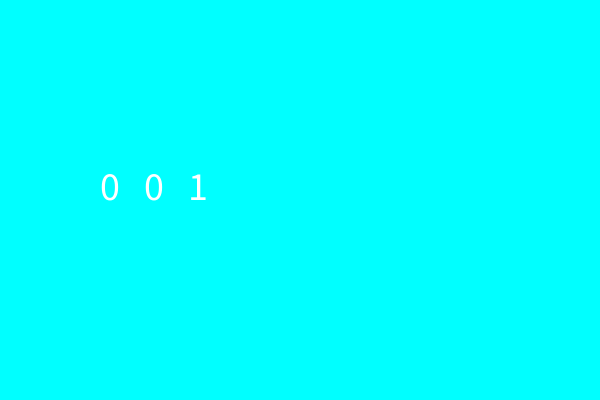
Frame 1 (no input)
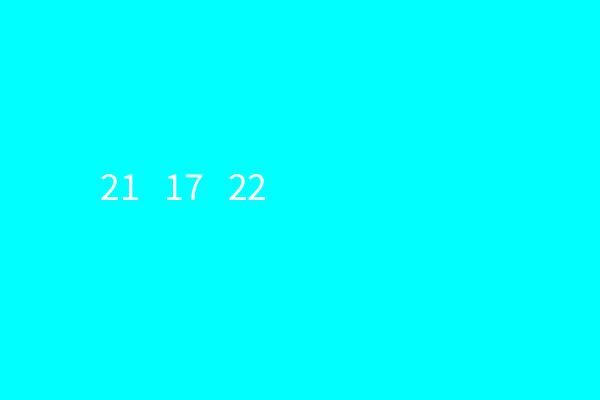
Frame 60 (the mouse pressed at the canvas centre just before this capture)
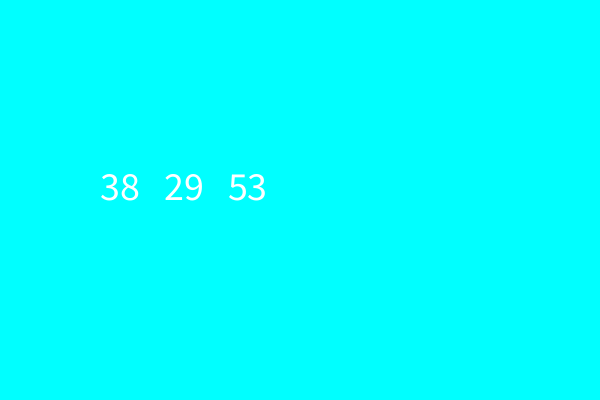
Frame 120 (the mouse held since frame 60 and released just before this capture)

The Processing sketch that drew these frames (run headless with seeded random() and noise(); from frame 60 on, the mouse is pressed at the canvas centre):

// Processing sketch: c5_ex3random
// ── c5_ex3random.pde
int A,B,C;
float x;
String SS;
void setup(){
  size(600,400);
  frameRate(20);
  A = B = C = 0;
  textSize(40);
}
void draw(){  
  background(0,255,255); // cyan
  x = random(100);
  if(x<25) A++;
  else if(x<50) B++;
  else C++;
  SS = A + "   " + B+ "   " + C;
  text(SS,100,200);
  println(SS);
}
